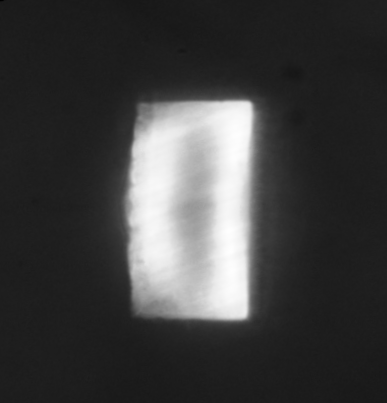
#> input picture Crystals_images/Crystal2.tif, 387 x 403 px, given in place of Crystal1.tif, which was not available
$ python Image_2D_smoothing_20_segments.py
#> lines starting #> are read from the running program, lines starting #| are printed output that depends on the picture; pictures that were not available may be replaced by others from this repository, and a replacement may not be noted
# %%
#!/usr/bin/env python3
# -*- coding: utf-8 -*-
"""
Created on Sun Jul 11 07:55:52 2021
@author: Ashlyn
"""
import numpy as np
from scipy.ndimage.filters import uniform_filter1d
from scipy.interpolate import make_interp_spline, UnivariateSpline
import matplotlib as mpl
import matplotlib.pyplot as plt
from PIL import Image
from skimage import io
from matplotlib.lines import Line2D
from scipy.ndimage import gaussian_filter, zoom
import csv

'---Image settings-----'
size = 25
plt.rc('axes', titlesize=size)     # fontsize of the axes title
plt.rc('axes', labelsize=size)     # fontsize of the x and y labels
plt.rc('xtick', labelsize=size)    # fontsize of the tick labels
plt.rc('ytick', labelsize=size)    # fontsize of the tick labels
plt.rc('legend', fontsize=size)    # legend fontsize
plt.rc('figure', titlesize=5)      # fontsize of the figure title
mpl.rcParams['figure.figsize'] = 4, 5
mpl.rcParams['axes.linewidth'] = 2
#
' ======================================================================= '
' --- User Defined Settings --------------------------------------------- '
' ==========================/============================================= '

' - - STRING VARIABLES  - - - - - - - - - - - - - - - - - - - - - - - - - '
file_path = 'Crystals_images/'
save_file_path = 'savefig/01_Processed_Image/'

xtal = 'C1'
file_name = 'Crystal1'

# [5 lines of commented-out code are left out]


save_path_1 = 'new_Crystal_smooth_csv/' + file_name
save_path_1_l = 'new_Crystal_smooth_csv/' + file_name  # File path to left boundary images csv data
save_path_1_r = 'new_Crystal_smooth_csv/' + file_name  # File path to right boundary images csv data
save_path_2 = 'new_Crystal_csv/' + file_name           # File path to images csv data
save_path_2_l = 'new_Crystal_csv/' + file_name # File path to left boundary images csv data
save_path_2_r = 'new_Crystal_csv/' + file_name # File path to right boundary images csv data

fnameTiff = file_path + file_name + '.tiff'   # Multidimensional Tiff data file
fnameRGB = file_path + file_name + '.tif'     # RBG Tiff file for display
' - - NUMERIC VARIABLES - - - - - - - - - - - - - - - - - - - - - - - - - '
el_num = 100                # Constrain fit to this number of elements
el_time = 16
pixel_length = 0.68         # um/pixel for JDS's crystal data
conc_conversion = 845351.18 # mole/mL --> DNA duplexes/UCN (unit cell nanopore)

'Setting for each crystal'
if xtal == 'C1':
    trimmed_pixel = 30   # Pixel of image to trim out boundary optical effect
    height = 80          # Height of data slice (pixel)
    t_eval = [7, 127, 247, 367, 487, 607, 727, 847, 967,
              1087, 1207, 1327, 1447, 1567, 1687, 1807]   # Evaluation time points
    left = 170           # Start point of left side of the crystal (pixel)
    right = 270          # Start point of right side of the crystal (pixel)
    center = 186         # Center of the crystal (pixel)
    z_position1 = [1, 5, 19]
    z_position2 = [4, 14, 49]
    xlim0 = [-2, 16]
    xlim1 = [-2, 67]     # x-axis range for fig0 (pixel)
    xlim2 = [-1, 47]     # x-axis range for fig1 (pixel)
    ylim1 = [7000, 55000]
    ylim2 = [0, 8e-8]
    image0 = file_path+'Crystal1_0000.jpg'  # image path for plotting
    image1 = file_path+'Crystal1_0008.jpg'  # image path for plotting
    image2 = file_path+'Crystal1_0015.jpg'  # image path for plotting
    t_num = [0, 8, 15]   # Time index for image0, image1, and image 2
    trim_right = 152     # Pixel of right side of image to trim out for plotting
    trim_left = 152      # Pixel of left side of image to trim out for plotting
    trim_top = 100       # Pixel of top side of image to trim out for plotting
    trim_bottom = 120    # Pixel of bottom side of image to trim out for plotting
    sigma = (1, 2)

elif xtal == 'C2':
    trimmed_pixel = 40  # Pixel of image to trim out boundary optical effect
    height = 100        # Height of data slice (pixel)
    t_eval = [7, 127, 247, 367, 487, 607, 727, 847, 967,
              1087, 1207, 1327, 1447, 1567, 1687, 1807]  # Evaluation time points
    left = 140          # Start point of left side of the crystal (pixel)
    right = 250         # Start point of right side of the crystal (pixel)
    center = 210        # Center of the crystal (pixel)
    z_position1 = [1, 4, 14]
    z_position2 = [4, 14, 49]
    xlim0 = [-2, 16]
    xlim1 = [-2, 53]    # x-axis range for fig0 (pixel)
    xlim2 = [-1, 36]    # x-axis range for fig1 (pixel)
    ylim1 = [5000, 40000]
    ylim2 = [0, 5e-8]
    image0 = file_path+'Crystal2_0000.jpg'  # image path for plotting
    image1 = file_path+'Crystal2_0008.jpg'  # image path for plotting
    image2 = file_path+'Crystal2_0015.jpg'  # image path for plotting
    t_num = [0, 8, 15]  # Time index for image0, image1, and image 2
    trim_right = 123    # Pixel of right side of image to trim out for plotting
    trim_left = 123     # Pixel of left side of image to trim out for plotting
    trim_top = 90       # Pixel of top side of image to trim out for plotting
    trim_bottom = 70    # Pixel of bottom side of image to trim out for plotting
    sigma = (1, 1)

elif xtal == 'C3':
    trimmed_pixel = 15  # Pixel of image to trim out boundary optical effect
    height = 45         # Height of data slice
    t_eval = [17, 137, 257, 377, 497, 617, 737, 857, 977,
              1097, 1217, 1337, 1457, 1577, 1697, 1817]    # Evaluation time points
    left = 83           # Start point of left side of the crystal (pixel)
    right = 204         # Start point of right side of the crystal (pixel)
    center = 190        # Center of the crystal (pixel)
    z_position1 = [4, 13, 45]
    z_position2 = [4, 14, 49]
    xlim0 = [-2, 16]
    xlim1 = [-3, 155]   # x-axis range for fig0 (pixel)
    xlim2 = [-1, 110]   # x-axis range for fig1 (pixel)
    ylim1 = [7000, 55000]
    ylim2 = [0, 1e-7]
    image0 = file_path+'Crystal3_0000.jpg' # image path for plotting
    image1 = file_path+'Crystal3_0008.jpg' # image path for plotting
    image2 = file_path+'Crystal3_0015.jpg' # image path for plotting
    t_num = [0, 8, 15]  # Time index for image0, image1, and image 2
    trim_right = 70     # Pixel of right side of image to trim out for plotting
    trim_left = 70      # Pixel of left side of image to trim out for plotting
    trim_top = 60       # Pixel of top side of image to trim out for plotting
    trim_bottom = 50    # Pixel of bottom side of image to trim out for plotting
    sigma = (1, 0.1)

' ======================================================================= '
' --- Gather Image Data ------------------------------------------------- '
' ======================================================================= '

' Determine image dimensions'
columns, rows = Image.open(fnameRGB).size
#> columns = 387; rows = 403
Img_tiff = Image.open(fnameTiff)
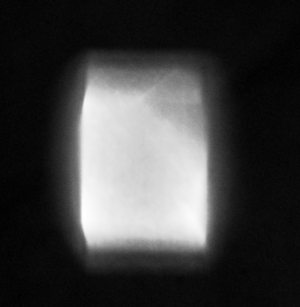
#> input picture Crystals_images/Crystal3.tif, 300 x 307 px, given in place of Crystal1.tiff, which was not available
#> Img_tiff is the input picture: PIL image 300x307 I;16B; min 6399, max 53037, mean 18100.9
num_images = Img_tiff.n_frames
#> num_images = 1
print('number of images = {0}'.format(num_images))
#| number of images = 1

'These are a guess :(...'
L0 = np.abs(right - left)
print('Crystal original length (um) = {0:.2f}'.format(L0*pixel_length))

xtal_l = left + trimmed_pixel
xtal_r = right - trimmed_pixel
L1 = xtal_r - xtal_l
print('Crystal trimmed length (um) = {0:.2f}'.format(L1*pixel_length))

top = round(center+height)
bottom = round(center-height)

' Gather all image data based on edge deffinitions '
print('Gathering image data...')
im_array = np.zeros([num_images, top-bottom, columns])
xtal_I_vec = np.zeros([num_images, xtal_r-xtal_l])
full_I_vec = np.zeros([num_images, columns])
image = io.imread(fnameTiff)
#> image: shape (307, 300) uint16; min 6399, max 53037, mean 18100.9

i = -1
for image_path in [image0, image1, image2]:
    i += 1
    jpg_image = io.imread(image_path)
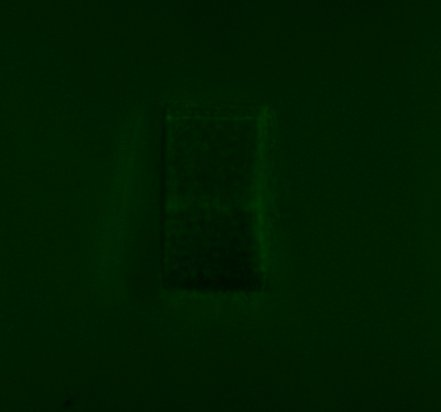
#> input picture Crystals_images/Crystal1_0000.jpg, 441 x 412 px
#> jpg_image is the input picture: shape (412, 441, 3); mean R, G, B 0.4, 28.3, 0.3

    fig = plt.figure()
    a1 = fig.add_axes([0, 0, 1, 1])
    a1.plot([xtal_l-trim_left, xtal_l-trim_left], [center+height-trim_top,
            center-height-trim_top], 'w--', linewidth=3)
    a1.plot([xtal_r-trim_right, xtal_r-trim_right], [center+height-trim_top,
            center-height-trim_top], 'w--', linewidth=3)
    a1.plot([(xtal_l-trim_left+xtal_r-trim_right)/2, (xtal_l-trim_left+xtal_r-trim_right)/2], [center+height-trim_top,
            center-height-trim_top], 'w--', linewidth=3)
    for fold in np.arange(11):
        a1.plot([xtal_l-trim_left, xtal_r-trim_right], [((bottom-trim_top-1)+int(fold*2*height/10)), ((bottom-trim_top-1)+int(fold*2*height/10))],
                'w--', linewidth=3)
    plt.imshow(jpg_image[trim_top:-trim_bottom, trim_left:-trim_right])

    plt.axis('off')
    position1, position2, channel = np.shape(
        jpg_image[trim_top:-trim_bottom, trim_left:-trim_right])
#> position1 = 192; position2 = 137; channel = 3
    a1.text(position2*0.98, position1*0.98,  '%.0f sec' %
            (t_eval[t_num[i]]), size=25, color='white', ha='right')
    plt.show()
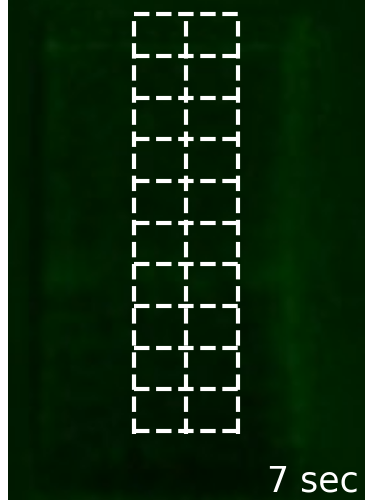
#> figure drawn by matplotlib, 1 panel
#> pass 2 of the loop `for image_path in [image0, image1, image2]:`:
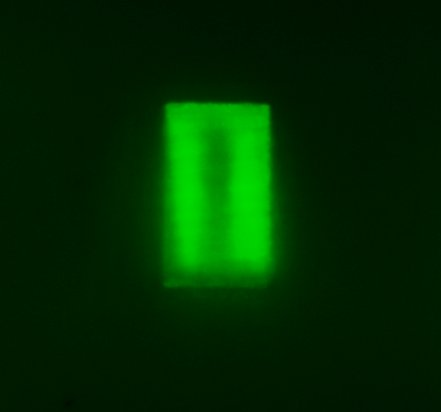
#> input picture Crystals_images/Crystal1_0008.jpg, 441 x 412 px
#> jpg_image is the input picture: shape (412, 441, 3); mean R, G, B 0.4, 44.6, 0.4
#> `plt.show()`:
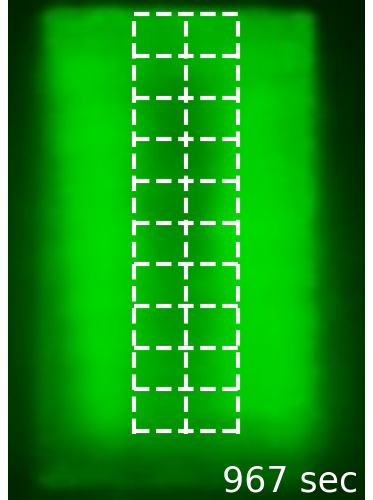
#> figure drawn by matplotlib, 1 panel
#> pass 3 of the loop `for image_path in [image0, image1, image2]:`:
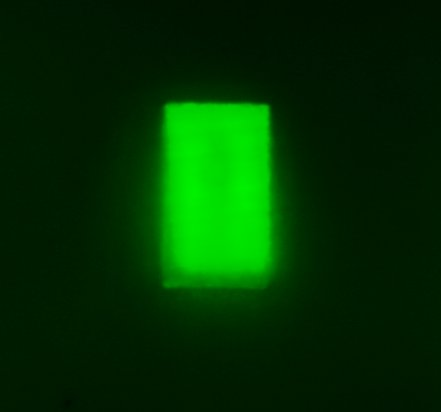
#> input picture Crystals_images/Crystal1_0015.jpg, 441 x 412 px
#> jpg_image is the input picture: shape (412, 441, 3); mean R, G, B 0.4, 50.3, 0.4
#> `plt.show()`:
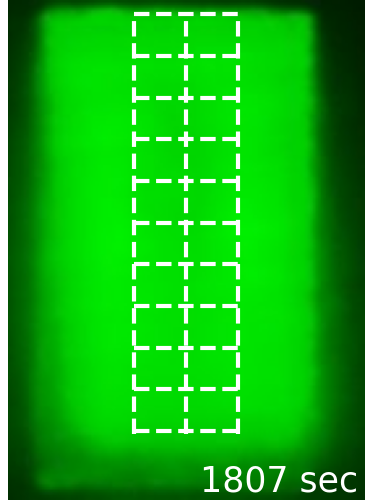
#> figure drawn by matplotlib, 1 panel

image = io.imread(fnameTiff)
#> (the run stopped early here; a loop or call above may not have finished)
